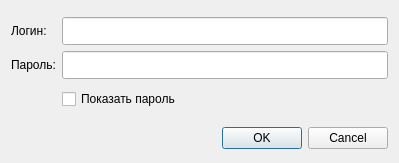
<?xml version="1.0" encoding="UTF-8"?>
<ui version="4.0">
 <class>DialogAutent</class>
 <widget class="QDialog" name="DialogAutent">
  <property name="geometry">
   <rect>
    <x>0</x>
    <y>0</y>
    <width>399</width>
    <height>163</height>
   </rect>
  </property>
  <property name="windowTitle">
   <string>Аутентификация</string>
  </property>
  <property name="windowIcon">
   <iconset theme="dialog-password">
    <normaloff>.</normaloff>.</iconset>
  </property>
  <layout class="QVBoxLayout" name="verticalLayout">
   <item>
    <spacer name="verticalSpacer_2">
     <property name="orientation">
      <enum>Qt::Vertical</enum>
     </property>
     <property name="sizeHint" stdset="0">
      <size>
       <width>20</width>
       <height>0</height>
      </size>
     </property>
    </spacer>
   </item>
   <item>
    <layout class="QGridLayout" name="gridLayout">
     <item row="1" column="0">
      <widget class="QLabel" name="label_2">
       <property name="text">
        <string>Пароль:</string>
       </property>
      </widget>
     </item>
     <item row="0" column="0">
      <widget class="QLabel" name="label">
       <property name="text">
        <string>Логин:</string>
       </property>
      </widget>
     </item>
     <item row="0" column="1">
      <widget class="QLineEdit" name="editLogin">
       <property name="minimumSize">
        <size>
         <width>0</width>
         <height>28</height>
        </size>
       </property>
       <property name="maxLength">
        <number>64</number>
       </property>
       <property name="clearButtonEnabled">
        <bool>true</bool>
       </property>
      </widget>
     </item>
     <item row="1" column="1">
      <widget class="QLineEdit" name="editPassword">
       <property name="minimumSize">
        <size>
         <width>0</width>
         <height>28</height>
        </size>
       </property>
       <property name="maxLength">
        <number>64</number>
       </property>
       <property name="echoMode">
        <enum>QLineEdit::Password</enum>
       </property>
       <property name="clearButtonEnabled">
        <bool>true</bool>
       </property>
      </widget>
     </item>
     <item row="2" column="1">
      <widget class="QCheckBox" name="buttonPasswordVisible">
       <property name="minimumSize">
        <size>
         <width>0</width>
         <height>28</height>
        </size>
       </property>
       <property name="text">
        <string>Показать пароль</string>
       </property>
       <property name="checkable">
        <bool>true</bool>
       </property>
      </widget>
     </item>
    </layout>
   </item>
   <item>
    <spacer name="verticalSpacer">
     <property name="orientation">
      <enum>Qt::Vertical</enum>
     </property>
     <property name="sizeHint" stdset="0">
      <size>
       <width>20</width>
       <height>0</height>
      </size>
     </property>
    </spacer>
   </item>
   <item>
    <widget class="QDialogButtonBox" name="buttonBox">
     <property name="minimumSize">
      <size>
       <width>28</width>
       <height>28</height>
      </size>
     </property>
     <property name="orientation">
      <enum>Qt::Horizontal</enum>
     </property>
     <property name="standardButtons">
      <set>QDialogButtonBox::Cancel|QDialogButtonBox::Ok</set>
     </property>
    </widget>
   </item>
  </layout>
 </widget>
 <tabstops>
  <tabstop>editLogin</tabstop>
  <tabstop>editPassword</tabstop>
 </tabstops>
 <resources/>
 <connections>
  <connection>
   <sender>buttonBox</sender>
   <signal>rejected()</signal>
   <receiver>DialogAutent</receiver>
   <slot>reject()</slot>
   <hints>
    <hint type="sourcelabel">
     <x>295</x>
     <y>135</y>
    </hint>
    <hint type="destinationlabel">
     <x>286</x>
     <y>149</y>
    </hint>
   </hints>
  </connection>
 </connections>
</ui>
